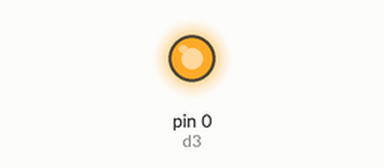
A program run on a simulated MicroPython board. On the bench: output pins drawn as LEDs (lit = HIGH). Pins used as bus, display or sensor lines are not drawn.

Above: at 1.5 s.
At 5.0 s:
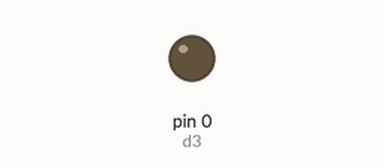
Timing chart, 0 to 9.1 s (numbered marks = the images above):
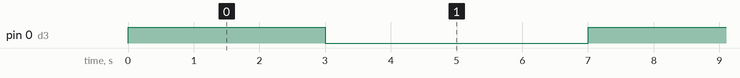

Measured:
- by itself, pin 0 (d3): alternates HIGH for 3.0 s and LOW for 4.0 s

The program:

testing_vehicle_struct.py.py
```python
from machine import Pin
import time


def setup():
#     LEFT
    d3=	Pin(0, Pin.OUT)
    d4=	Pin(2, Pin.OUT)
    d3.off()
    d4.off()
#     RIGHT
    d5=	Pin(14, Pin.OUT)
    d6=	Pin(12, Pin.OUT)
    d5.off()
    d6.off()

    return [d3,d4,d5,d6]


def loop():
    d3,d4,d5,d6=setup()

    while(1):
        d3.on()
        d5.on()
        time.sleep(3)
        d3.off()
        d5.off()
        time.sleep(3)


        time.sleep(1)


loop()
```
